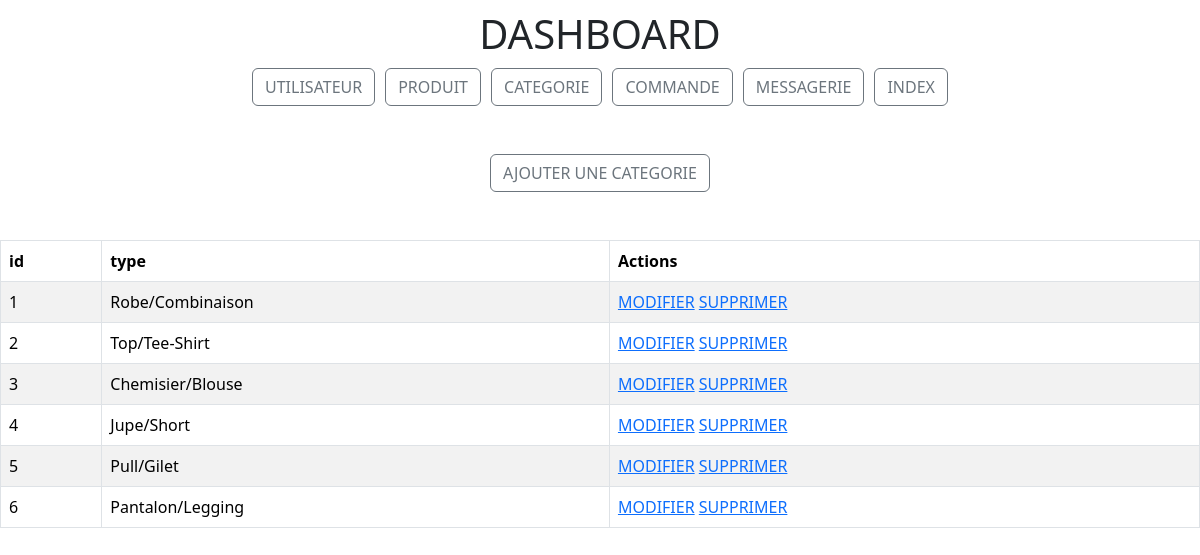
The app's page /dashboard/categories/dashboard_categories.php, older data.
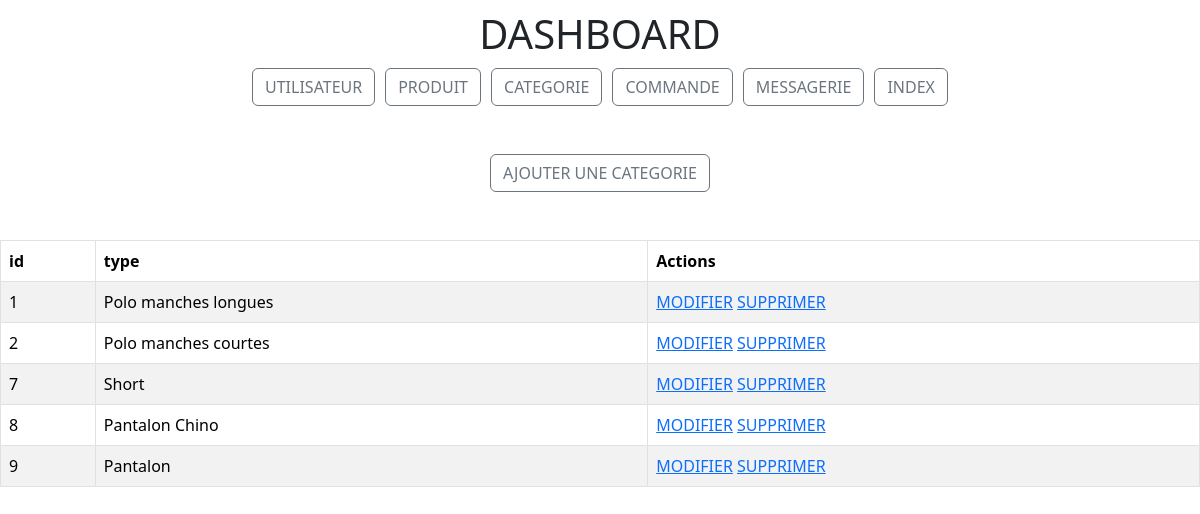
The same page, newer data.
### tables this page shows
CREATE TABLE `categories` (
  `id` int NOT NULL,
  `type` varchar(255) NOT NULL
);

### src/dashboard/categories/dashboard_categories.php (the view, shortened to what this page needs)
<?php
require_once("../../connect.php");
$sql = "SELECT * FROM categories";
$query = $db->prepare($sql);
$query->execute();
$categories = $query->fetchAll(PDO::FETCH_ASSOC);
?>
<!DOCTYPE html>
<html lang="fr">
<head>
    <link rel="stylesheet" href="../../css/dashboard/dashboard.css">
    <link href="https://cdn.jsdelivr.net/npm/bootstrap@5.3.3/dist/css/bootstrap.min.css" rel="stylesheet">
</head>
<body>
    <?php
    include '../../templates/navbar_dashboard.php';
    ?>
    <section class="dashboard">
        <br>
        <br>
        <table class="table table-striped table-hover table table-bordered">
            <thead>
                <th>id</th>
                <th>type</th>
                <th>Actions</th>
            </thead>
            <tbody>
                <?php
                foreach ($categories as $categorie) {
                ?>
                    <tr>
                        <td><?= $categorie["id"] ?></td>
                        <td><?= $categorie["type"] ?></td>
                        <td>
                            <a href="update_categories.php?id=<?= $categorie["id"] ?>">MODIFIER</a>
                            <a href="delete_categories.php?id=<?= $categorie["id"] ?>">SUPPRIMER</a>
                        </td>
                    </tr>
                <?php
                }
                ?>
                <div>
                    <div class="add">
                        <a classe="deco" href="./create_categories.php"><button type="button" class="btn btn-outline-secondary">AJOUTER UNE CATEGORIE</button></a>
                    </div>
                    <br>
                    <br>
                </div>
            </tbody>
        </table>
    </section>
</body>
</html>

Row changes from the older to the newer data that the page shows:
removed categories: id "3", type "Chemisier/Blouse"
removed categories: id "4", type "Jupe/Short"
removed categories: id "5", type "Pull/Gilet"
removed categories: id "6", type "Pantalon/Legging"
changed categories id 1: type "Robe/Combinaison" → "Polo manches longues"
changed categories id 2: type "Top/Tee-Shirt" → "Polo manches courtes"
added categories: id "7", type "Short"
added categories: id "8", type "Pantalon Chino"
added categories: id "9", type "Pantalon"
